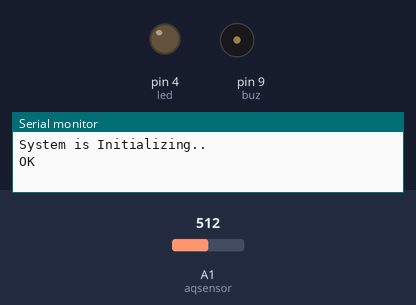
The sketch below on a simulated Arduino Uno, built with avr-gcc and run on an emulated ATmega328P. Shown: output pins drawn as LEDs (lit = HIGH), buzzer (waves = sounding, pin HIGH), the last lines printed to the serial monitor. The inputs (shaded band) are chosen by the test bench; at power-on: A1 (aqsensor) = 512. The modem accepts every AT command (registered, SIM ready, sends succeed) and sends nothing else.

Above: at 0.6 s.
At 11.6 s:
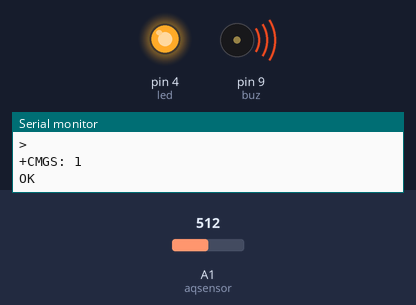
Timing chart, 0 to 13.1 s (numbered marks = the images above):
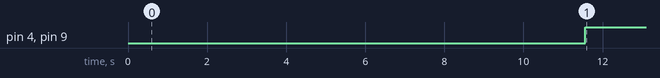

Measured:
- by itself, pin 4 (led), pin 9 (buz): LOW → HIGH at 11.6 s

The sketch:

gsmproject1.ino
```cpp
#include <SoftwareSerial.h>
SoftwareSerial mysim(8, 7); // connect gsm modem on this pin
String smstext;

int buz = 9;  //buzzer connected to pin 9
int led = 4;  //led connected to pin 4

const int aqsensor = A1;  //output of mq135 connected to A1 pin of Arduino
int threshold = 40;      //Threshold level for Air Quality 70

void setup() {
  Serial.begin(9600);
  mysim.begin(9600);
  Serial.println("System is Initializing..");
  mysim.println("AT");
  updateSerial();
  pinMode (buz, OUTPUT);    // buzzer is connected as Output from Arduino
  pinMode (led, OUTPUT);    // led is connected as output from Arduino
  pinMode (aqsensor, INPUT); // MQ135 is connected as INPUT to arduino
  digitalWrite(buz, LOW);
  digitalWrite(led, LOW);
  delay(5000); // wait for 5 seconds
}

void loop() {
  int ppm = analogRead(aqsensor); //read MQ135 analog outputs at A1 and store it in ppm
  Serial.println(ppm);            //print value of ppm in serial monitor

  if (ppm > threshold)            // check is ppm is greater than threshold or not
  {

    smstext =  "\n ====== Smoke Detected..! ==========";
    Serial.println(smstext);
    sendSMS(smstext);
    digitalWrite(buz, HIGH);    //Turn ON Buzzer
    digitalWrite(led, HIGH);    //Turn ON LED
    delay(500);
    mysim.println("AT"); //Once the handshake test is successful, i t will back to OK
    updateSerial();
    delay(1000);

    mysim.println("ATD+254743595043;"); //  change ZZ with country code and xxxxxxxxxxx with phone number to dial
    updateSerial();
    delay(20000); // wait for 20 seconds...
    mysim.println("ATH"); //hang up
    updateSerial();
  }
  else
  {
    digitalWrite(led, LOW);  //jump here if ppm is not greater than threshold and turn off LED
    digitalWrite(buz, LOW);  //Turn off Buzzer
    Serial.println("No smoke detected");
  }
  delay (500);
}

void sendSMS(String message)
{
  mysim.println("AT+CMGF=1"); // Configuring TEXT mode
  updateSerial();
  delay(1000);

  mysim.println("AT+CMGS=\"+254743595043\"");
  updateSerial();
  delay(1000);

  mysim.print("Smoke Detected!"); //text content
  updateSerial();
  delay(1000);

  mysim.write((char)26);   // give module time to send SMS
  updateSerial();
  delay(1000);

}

void updateSerial()
{
  delay(500);
  while (Serial.available())
  {
    mysim.write(Serial.read());//Forward what Serial received to Software Serial Port
  }
  while (mysim.available())
  {
    Serial.write(mysim.read());//Forward what Software Serial received to Serial Port
  }
}
```
